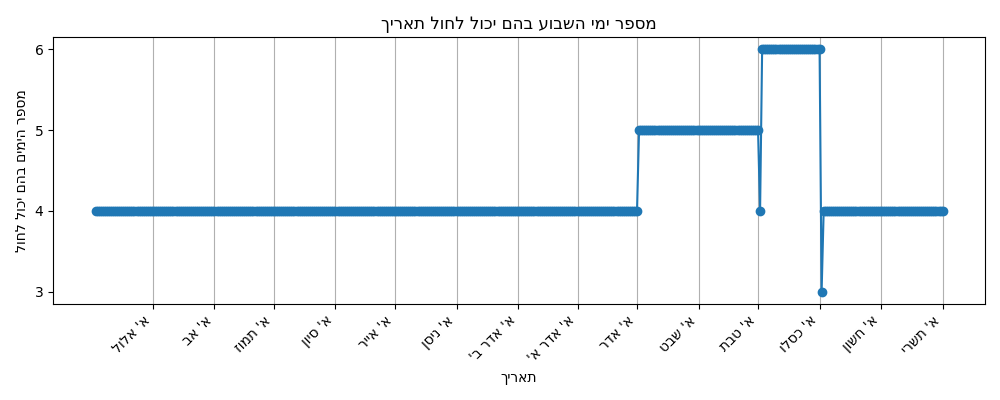

Reproduce this figure in Python.
from hdate.molad import (
    Months,
    YEARS_PATTERNS_LEAP,
    YEARS_PATTERNS_NON_LEAP,
)
from hdate.gematria import MONTHS_LEAP, str_to_num, num_to_str

import copy
import matplotlib.pyplot as plt
from matplotlib.ticker import MaxNLocator


month_days = [30, 29, 29, 29, 30, 29, 0, 0, 30, 29, 30, 29, 30, 29]

# prepare the dictionary 
dates = {}
for month  in range(14):
    for day in range(30):
        dates.setdefault((month, day), set())

def update_dates(dates, months, current_day):
    for month, days in enumerate(months):
        for day in range(days):
            val = dates.setdefault((month, day), set())
            val.add(current_day % 7)
            current_day = current_day + 1

for pattern in YEARS_PATTERNS_NON_LEAP:
    specific_month_days = copy.copy(month_days)
    if pattern[1] == "ש":
        specific_month_days[1] += 1
        specific_month_days[2] += 1
    elif pattern[1] == "כ":
        specific_month_days[2] += 1

    update_dates(dates, specific_month_days, str_to_num(pattern[0]))
month_days = [30, 29, 29, 29, 30, 0, 29, 30, 30, 29, 30, 29, 30, 29]
for pattern in YEARS_PATTERNS_LEAP:
    specific_month_days = copy.copy(month_days)
    if pattern[1] == "ש":
        specific_month_days[1] += 1
        specific_month_days[2] += 1
    elif pattern[1] == "כ":
        specific_month_days[2] += 1
    update_dates(dates, specific_month_days, str_to_num(pattern[0]))

# remove empty 
dates = {k:v for k,v in dates.items() if v}

months_names = copy.copy(MONTHS_LEAP)
months_names.insert(5, "אדר")
months_names[6] = "אדר א'"

# Convert to readable
pattern_per_date = {}
for k, v in dates.items():
    pattern = "".join([num_to_str(vv if vv != 0 else 7) for vv in v][::-1])
    date = f"{num_to_str(k[1]+1)[::-1]} {months_names[k[0]]}"[::-1]
    pattern_per_date[date] = pattern


# Graph
labels = [" ".join(date.split()[:-1]) + "א' "[::-1] for date in pattern_per_date.keys()]
y = [len(v) for v in pattern_per_date.values()]
x = range(len(labels))
change_idx = [0] + [
    i for i in range(1, len(labels))
    if labels[i] != labels[i - 1]
]
tick_labels = [str(labels[i]) for i in change_idx]
plt.figure(figsize=(10, 4))
plt.plot(x, y, marker="o")  # no custom colors/styles per your requirement
plt.gca().invert_xaxis()
plt.xticks(change_idx, tick_labels, rotation=45, ha="right")
plt.gca().yaxis.set_major_locator(MaxNLocator(integer=True))
plt.grid(axis="x", which="major")
plt.xlabel("תאריך"[::-1])
plt.ylabel("מספר הימים בהם יכול לחול"[::-1])
plt.title("מספר ימי השבוע בהם יכול לחול תאריך"[::-1])
plt.tight_layout()
plt.show()
